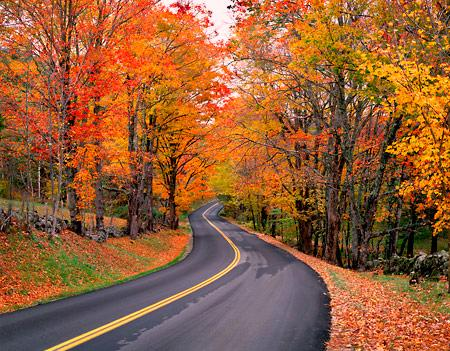
%> input picture data/example1/source.jpg, 450 x 351 px
$ octave run.m   (GNU Octave 9; MATLAB toolbox functions it lacks are replaced by stand-ins)
%> lines starting %> are read from the running program, lines starting %| are printed output that depends on the picture
### src/color_transfer.m
function Io = color_transfer(Is, It)
%COLOR_TRANSFER Transfer the color style of the target image into
%   the source image. As a result, these both images share the same
%   'look and feel'.
%
%   Input
%   -------
%   Is: the source image
%   It: the target image
%
%   Output
%   -------
%   Io: the output image
%
%   Reference
%   -------
%   Rang M.H. Nguyen, Seon Joo Kim, Michael S. Brown
%   Illuminant Aware Gamut-Based Color Transfer
%   Computer Graphics Forum 2014
%
%   Date
%   -------
%   Nov. 24, 2014

addpath('weighted_GE');
global pi pt Vt
[H, W, ~] = size(Is);
[Ht,Wt,~] = size(It);

%% STEP 1: White-balancing and rotating
% Grey-Egde algorithm to estimate illuminations of the source and target
mink_norm = 5;
sigma = 2;
kappa = 10;
[wRs, wGs, wBs, ~] = weightedGE(Is, kappa, mink_norm, sigma);
WBs = [wRs wGs wBs];
[wRt, wGt, wBt, ~] = weightedGE(It, kappa, mink_norm, sigma);
WBt = [wRt wGt wBt];
WBs = sqrt(3)*WBs/sqrt(sum(WBs.^2));
WBt = sqrt(3)*WBt/sqrt(sum(WBt.^2));
Is = reshape(Is, [], 3)';
It = reshape(It, [], 3)';
Is = diag(1./WBs) * Is;
It = diag(1./WBt) * It;

% Rotate 2 images to B axis
Is = rotate_to_Zaxis(Is, [1 1 1]);
It = rotate_to_Zaxis(It, [1 1 1]);

%% STEP 2: Matching luminance
Is = Is';
It = It';
Is(:,3) = normalizeIntensity(Is(:,3), It(:,3), H, W);

%% STEP 3: Aligning gamuts
Ms = mean(Is, 1);
Mt = mean(It, 1);
% Shift the means to the origin
Is = Is - repmat(Ms, H*W, 1);
It = It - repmat(Mt, Ht*Wt, 1);
% Compute the convex-hull
[CHi, ~] = convhull(Is, 'simplify', true);
[CHt, Vt] = convhull(It, 'simplify', true);
idi = unique(CHi(:));
idt = unique(CHt(:));
pi = Is(idi,:);
pt = It(idt,:);
% Compute the optimal matrix to align two gamuts
x0 = [0 1 1];
options = optimset('MaxIter' ,50, 'Display', 'iter', 'DiffMinChange', 0.01);
x = fminunc(@myfunoptimal,x0, options);
T = [x(2)*cos(x(1)) -x(2)*sin(x(1)) 0;
     x(3)*sin(x(1))  x(3)*cos(x(1)) 0;
     0               0              1];
disp('The optimal matrix to align two gamuts:');
disp(T);
% Align two gamuts
Io = T*Is';
Mt(3) = Ms(3);
Io = Io + repmat(Mt',1, H*W);

%% STEP 4: Rotate back and undo white-balancing
Io = rotate_back_from_Zaxis(Io, [1 1 1]);

Io = diag(WBt) * Io;

Io(Io < 0) = 0;
Io(Io > 1) = 1;
Io = Io';
Io = reshape(Io, H, W, 3);


function Io = normalizeIntensity(Is, It, ws, hs)

% create matrix
lambda = 1;
DX = createDXForward(ws,hs);
DX = DX'*DX;

DY = createDYForward(ws,hs);
DY = DY'*DY;

D = lambda*(DX + DY);
A = speye(ws*hs) + D;
clear DX DY

t = sqrt(3);
Is = Is / t;
It = It / t;
If = histeq(Is, imhist(It));


% solve the sparse matrix
b = If + D*Is;
Io = A \ b;
Io = t * Io;


function DX = createDXForward(N, M)
K = N*M;
DX = spdiags([-ones(K,1) -2*ones(K,1) -ones(K,1) ones(K,1) 2*ones(K,1) ones(K,1)],...
              [-N -N+1 -N+2 N N+1 N+2],K,K);
DX(1:N,:) = 0;
DX(K-N+1:end,:) = 0;


function DY = createDYForward(N,M)
K = N*M;
DY = spdiags([-ones(K,1) ones(K,1) -2*ones(K,1) 2*ones(K,1) -ones(K,1) ones(K,1)],...
              [-N -N+2 -1 1 N N+2],K,K);
DY(1:N,:) = 0;
DY(K-N+1:end,:) = 0;

% [12 lines left out: function myfunoptimal, not called in this run]


function I = rotate_to_Zaxis(I, a)
b = sqrt(a(1)^2 + a(2)^2);

Txz = [a(1)/b    a(2)/b   0;
      -a(2)/b    a(1)/b   0;
       0         0        1];

c = sqrt(a(1)^2+a(2)^2+a(3)^2);
Tz =  [a(3)/c    0        -b/c;
      0          1         0;
      b/c        0        a(3)/c];

T = Tz*Txz;
I = T*I;

% [14 lines left out: function rotate_back_from_Zaxis, not called in this run]

### src/weighted_GE/compute_spvar.m
function [sp_var, Rw, Gw, Bw] = compute_spvar( im, sigma )
% Compute only the specular variant.
% The weighting scheme returned by this function is the same
% as returned by compute_qi.m but much faster. This function
% only calculates the specular variant (giving the best results),
% while compute_qi.m also calculates the other weighting schemes
% used in [Gijsenij et al., PAMI 2012].
%


%split color channels
R = double( im(:,:,1) );
G = double( im(:,:,2) );
B = double( im(:,:,3) );

% computation of spatial derivatives
Rx = gDer( R, sigma, 1, 0 );
Ry = gDer( R, sigma, 0, 1 );
Rw = sqrt( Rx.^2 + Ry.^2 );

Gx = gDer( G, sigma, 1, 0 );
Gy = gDer( G, sigma, 0, 1 );
Gw = sqrt( Gx.^2 + Gy.^2 );

Bx = gDer( B, sigma, 1, 0 );
By = gDer( B, sigma, 0, 1 );
Bw = sqrt( Bx.^2 + By.^2 );

% Opponent_der
O3_x = ( Rx + Gx + Bx ) / sqrt(3);
O3_y = ( Ry + Gy + By ) / sqrt(3);

sp_var = sqrt( O3_x.^2 + O3_y.^2 );

### src/weighted_GE/fill_border.m
function out = fill_border( in, bw )

hh = size( in, 1 );
ww = size( in, 2 );
dd = size( in, 3 );

if( dd == 1 )
  out = zeros( hh+bw*2, ww+bw*2 );

  out( 1:bw, 1:bw )                       = ones( bw, bw ).*in( 1, 1 );
  out( bw+hh+1:2*bw+hh, 1:bw )            = ones( bw, bw ).*in( hh, 1 );
  out( 1:bw, bw+1+ww:2*bw+ww )            = ones( bw, bw ).*in( 1, ww );
  out( bw+hh+1:2*bw+hh, bw+1+ww:2*bw+ww ) = ones( bw, bw ).*in( hh, ww );
  out( bw+1:bw+hh, bw+1:bw+ww )           = in;
  out( 1:bw, bw+1:bw+ww )                 = ones( bw, 1 )*in( 1, : );
  out( bw+hh+1:2*bw+hh, bw+1:bw+ww )      = ones( bw, 1 )*in( hh, : );
  out( bw+1:bw+hh, 1:bw )                 = in( :, 1 )*ones( 1, bw );
  out( bw+1:bw+hh, bw+ww+1:2*bw+ww )      = in( :, ww )*ones( 1, bw );
else
  out = zeros( hh+bw*2, ww+bw*2, dd );
  for( ii = 1:dd )
    out( 1:bw, 1:bw, ii )                       = ones( bw, bw ).*in( 1, 1, ii );
    out( bw+hh+1:2*bw+hh, 1:bw, ii )            = ones( bw, bw ).*in( hh, 1, ii );
    out( 1:bw, bw+1+ww:2*bw+ww, ii )            = ones( bw, bw ).*in( 1, ww, ii );
    out( bw+hh+1:2*bw+hh, bw+1+ww:2*bw+ww, ii ) = ones( bw, bw ).*in( hh, ww, ii );
    out( bw+1:bw+hh, bw+1:bw+ww, ii )           = in( :, :, ii );
    out( 1:bw, bw+1:bw+ww, ii )                 = ones( bw, 1 )*in( 1, :, ii );
    out( bw+hh+1:2*bw+hh, bw+1:bw+ww, ii )      = ones( bw, 1 )*in( hh, :, ii );
    out( bw+1:bw+hh, 1:bw, ii )                 = in( :, 1, ii )*ones( 1, bw );
    out( bw+1:bw+hh, bw+ww+1:2*bw+ww, ii )      = in( :, ww, ii )*ones( 1, bw );
  end
end

### src/weighted_GE/gDer.m
function [H] = gDer( f, sigma, iorder, jorder )

break_off_sigma = 3.;
filtersize = floor( break_off_sigma*sigma + 0.5 );

f = fill_border( f, filtersize );

x = -filtersize:1:filtersize;

Gauss = 1/( sqrt( 2*pi )*sigma )*exp( ( x.^2 )/( -2*sigma*sigma ) );

switch( iorder )
  case 0
    Gx = Gauss/sum( Gauss );
  case 1
    Gx = -( x/sigma^2 ).*Gauss;
    Gx = Gx./( sum( sum( x.*Gx ) ) );
  case 2
    Gx = ( x.^2/sigma^4 - 1/sigma^2 ).*Gauss;
    Gx = Gx - sum( Gx )/size( x, 2 );
    Gx = Gx/sum( 0.5*x.*x.*Gx );
end
H = filter2( Gx, f );

switch( jorder )
  case 0
    Gy =  Gauss/sum( Gauss );
  case 1
    Gy  =  -( x/sigma^2 ).*Gauss;
    Gy  =  Gy./( sum( sum( x.*Gy ) ) );
  case 2
    Gy = ( x.^2/sigma^4 - 1/sigma^2 ).*Gauss;
    Gy = Gy - sum( Gy )/size( x,2 );
    Gy = Gy/sum( 0.5*x.*x.*Gy );
end
H = filter2( Gy', H );

H = H( filtersize+1:size( H, 1 ) - filtersize, filtersize + 1:size( H, 2 ) - filtersize );

### src/weighted_GE/dilation33.m
function out = dilation33( in, it )

if ( nargin<2 )
    it = 1;
end

hh = size( in, 1 );
ll = size( in, 2 );
out = zeros( hh, ll, 3 );

while( it > 0 )
    it = it - 1;
    out(:,:,1) = [in(2:hh, :); in(hh, :)];
    out(:,:,2) = in;
    out(:,:,3) = [in(1, :); in(1:hh-1, :)];
    out2 = max( out, [], 3 );
    out(:,:,1) = [out2(:, 2:ll), out2(:, ll)];
    out(:,:,2) = out2;
    out(:,:,3) = [out2(:, 1), out2(:, 1:ll-1)];
    out = max( out, [], 3 );
    in = out;
end

### src/weighted_GE/weightedGE.m
%  weightedGE: estimates the illuminant based on weighted Grey-Edge method
%
%
% SYNOPSIS:
%    [white_R ,white_G ,white_B,output_data] = weightedGE(input_data, kappa, mink_norm, sigma, mask_im)
%
% INPUT :
%   input_data    : color input image (NxMx3)
%   kappa         : weight-map construction parameter
%   mink_norm     : minkowski norm used (infinity not implemented).
%   mask_cal      : binary images with zeros on image positions which
%                   should be ignored (e.g. of calibration object)
%
% OUTPUT:
%   [white_R,white_G,white_B]           : illuminant color estimation
%   output_data                         : color corrected image
%

% LITERATURE :
%
% Arjan Gijsenij, Theo Gevers, Joost van de Weijer
% "Improving Color Constancy by Photometric Edge Weighting"
% IEEE Trans. on Pattern Analysis and Machine Intellignece, vol. 34(5):918-929, 2012.
%
% Source-code courtesy of Joost van de Weijer
%
function [white_R ,white_G ,white_B, output_im] = weightedGE( input_im, kappa, mink_norm, sigma, mask_cal )

if( nargin < 2 ), kappa = 1; end
if( nargin < 3 ), mink_norm = 1; end
if( nargin < 4 ), sigma = 1; end
if( nargin < 5 ), mask_cal = zeros( size( input_im, 1 ), size( input_im, 2 ) ); end

iter = 10;     % number of iterations

tmp_ill = [1/sqrt(3) 1/sqrt(3) 1/sqrt(3)];   % start iteration with white illuminate estimate
final_ill = tmp_ill;

input_im = double( input_im );
tmp_image = input_im;
flag = 1;
while( iter && flag )     % iteratively improve illuminant estimate
    iter = iter - 1;
    tmp_image(:, :, 1) = tmp_image(:, :, 1) ./ ( sqrt(3)*( tmp_ill(1) ) );
    tmp_image(:, :, 2) = tmp_image(:, :, 2) ./ ( sqrt(3)*( tmp_ill(2) ) );
    tmp_image(:, :, 3) = tmp_image(:, :, 3) ./ ( sqrt(3)*( tmp_ill(3) ) );

    [sp_var, Rw, Gw, Bw] = compute_spvar( tmp_image, sigma );

    mask_zeros = max( Rw, max( Gw, Bw ) ) < eps; % exclude zero gradients
    mask_pixels = ( dilation33( double( max( tmp_image, [], 3) == 255 ) ) ); % exclude saturated pixels
    mask = logical( set_border( double( ( mask_cal | mask_pixels | mask_zeros ) == 0 ), sigma+1, 0 ) );

    grad_im = sqrt( Rw.^2 + Gw.^2 + Bw.^2 );

    weight_map = ( sp_var./( grad_im ) ).^kappa;
    weight_map( weight_map > 1 ) = 1;

    data_Rx = power( Rw.*( weight_map ), mink_norm );
    data_Gx = power( Gw.*( weight_map ), mink_norm );
    data_Bx = power( Bw.*( weight_map ), mink_norm );

    tmp_ill(1) = power( sum( data_Rx( mask(:) ) ), 1/mink_norm );
    tmp_ill(2) = power( sum( data_Gx( mask(:) ) ), 1/mink_norm );
    tmp_ill(3) = power( sum( data_Bx( mask(:) ) ), 1/mink_norm );

    tmp_ill = tmp_ill ./ norm( tmp_ill );
    final_ill = final_ill.*tmp_ill;
    final_ill = final_ill ./ norm( final_ill );
    if ( ( acos( tmp_ill*( 1/sqrt(3)*[1 1 1]' ) )/pi*180 ) < 0.05 )  %stop iteration if chance smaller 0.05 degree (angular error)
      flag = 0;
    end
end
white_R = final_ill(1);
white_G = final_ill(2);
white_B = final_ill(3);
if ( nargout > 1 )
  output_im(:, :, 1) = input_im(:, :, 1) ./ ( sqrt(3)*( final_ill(1) ) );
  output_im(:, :, 2) = input_im(:, :, 2) ./ ( sqrt(3)*( final_ill(2) ) );
  output_im(:, :, 3) = input_im(:, :, 3) ./ ( sqrt(3)*( final_ill(3) ) );
end

### src/weighted_GE/set_border.m
function out = set_border( in, width, method )
% sets border to either zero method=0,or method=1 to average
if ( nargin < 3 )
  method = 1;
end

temp = ones( size( in ) );
[y x] = ndgrid( 1:size( in, 1 ), 1:size( in, 2 ) );
temp = temp.*( ( x < size( temp, 2 ) - width + 1 ) & ( x > width ) );
temp = temp.*( ( y < size( temp, 1 ) - width + 1 ) & ( y > width ) );
out  = temp.*in;
if ( method == 1 )
  out = out + ( sum( out(:) )./sum( temp(:) ) )*( ones( size( in ) ) - temp );
end

### src/run.m
% Test color_transfer.m
pd = '..\data\example10\';
Is = im2double(imread([pd 'source.jpg']));
It = im2double(imread([pd 'target.jpg']));
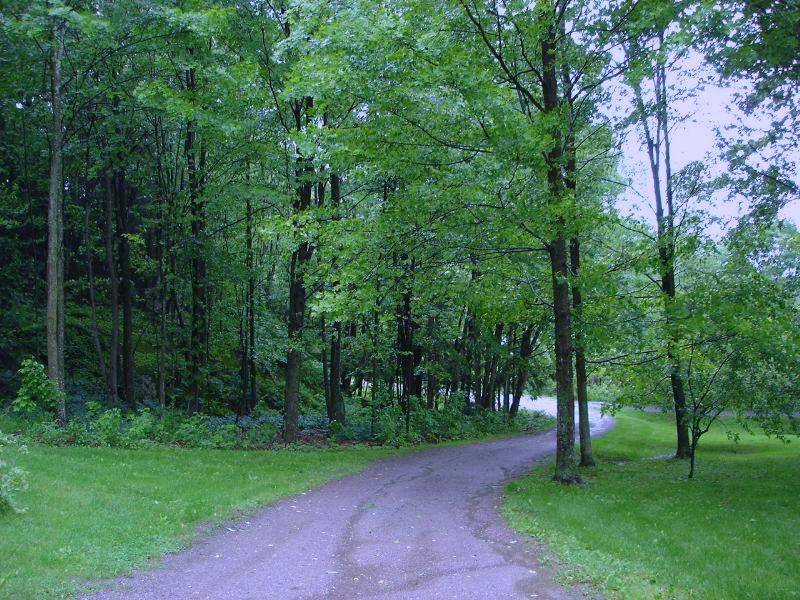
%> input picture data/example1/target.jpg, 800 x 600 px
Io = color_transfer(Is, It);
%> the loop in weightedGE, `while( iter && flag )` made 10 passes
%> (tmp_ill, final_ill) on passes 2 to 10: ([0.616 0.567 0.547], [0.672 0.528 0.519]), ([0.606 0.574 0.55], [0.699 0.521 0.49]), ([0.599 0.578 0.554], [0.719 0.516 0.466]), ([0.594 0.579 0.559], [0.733 0.513 0.447]), ([0.589 0.579 0.563], [0.742 0.511 0.433]), ([0.586 0.579 0.567], [0.749 0.51 0.423]), ([0.583 0.579 0.57], [0.754 0.51 0.415]), ([0.581 0.579 0.572], [0.757 0.509 0.41]), ([0.58 0.578 0.574], [0.759 0.509 0.407])
%> final_ill on pass 1: [0.634 0.542 0.552]
%> pass 1, in gDer, `f = fill_border( f, filtersize );`:
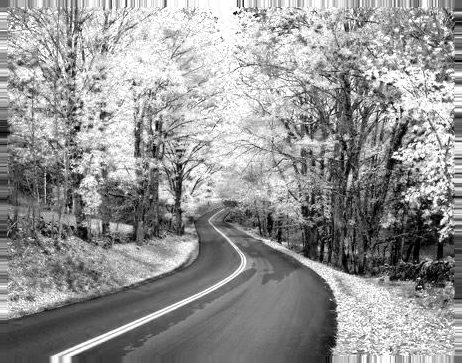
%> f: size 363x462 double; min 0, max 1, mean 0.581
%> after the loop in weightedGE, `while( iter && flag )`:
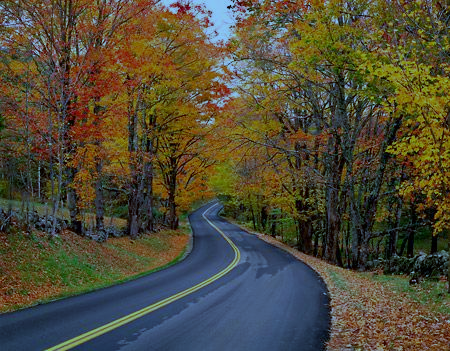
%> tmp_image: size 351x450x3 double; mean R, G, B 0.42, 0.397, 0.297; drawn with min black and max white
%> after the loop in weightedGE, `while( iter && flag )`:
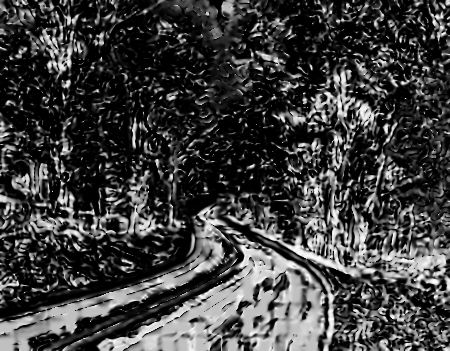
%> weight_map: size 351x450 double; min 4.47e-24, max 0.999, mean 0.249
%> after the loop in weightedGE, `while( iter && flag )`: flag = 1; iter = 0
%> in weightedGE, `white_R = final_ill(1);`: white_R = 0.759
%> in weightedGE, `white_G = final_ill(2);`: white_G = 0.509
%> in weightedGE, `white_B = final_ill(3);`: white_B = 0.407
%> in weightedGE, `output_im(:, :, 1) = input_im(:, :, 1) ./ ( sqrt(3)*( final_ill(1) ) );`:
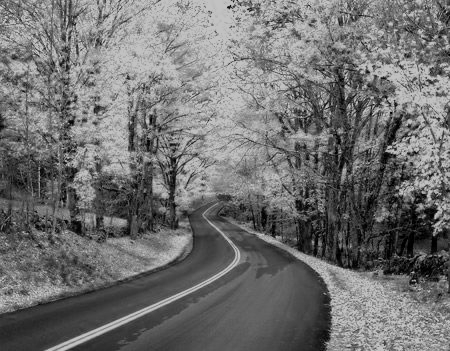
%> output_im: size 351x450 double; min 0, max 0.761, mean 0.442
%> in color_transfer, `[wRs, wGs, wBs, ~] = weightedGE(Is, kappa, mink_norm, sigma);`: wRs = 0.759; wGs = 0.509; wBs = 0.407
%> in color_transfer, `WBs = [wRs wGs wBs];`: WBs = [0.759 0.509 0.407]
%> call 2 of weightedGE, with kappa = 10, mink_norm = 5, sigma = 2
%> the loop in weightedGE (call 2), `while( iter && flag )` made 5 passes
%> (tmp_ill, final_ill) on passes 2 to 5: ([0.575 0.568 0.589], [0.576 0.527 0.625]), ([0.576 0.575 0.581], [0.574 0.525 0.629]), ([0.577 0.577 0.578], [0.573 0.524 0.63]), ([0.577 0.577 0.578], [0.573 0.524 0.63])
%> final_ill on pass 1: [0.579 0.537 0.614]
%> pass 1, in gDer (call 61), `f = fill_border( f, filtersize );`:
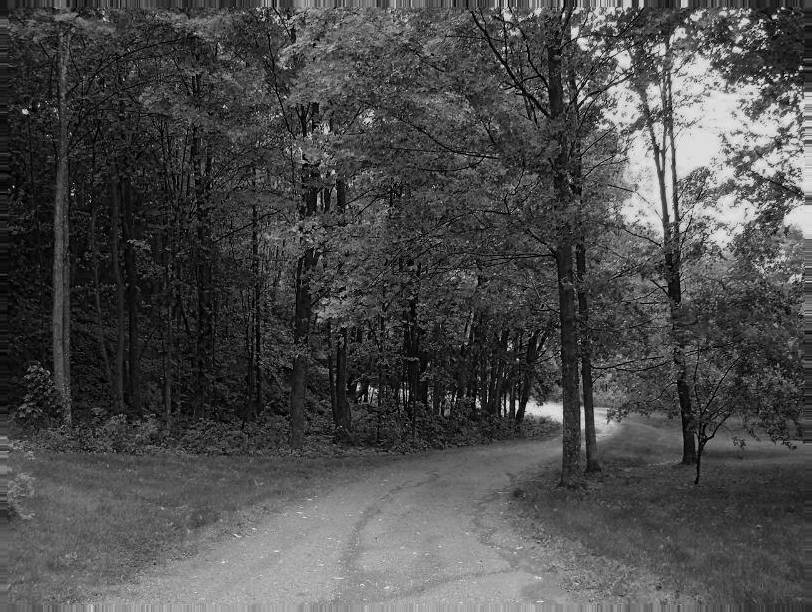
%> f: size 612x812 double; min 0, max 0.961, mean 0.299
%> after the loop in weightedGE (call 2), `while( iter && flag )`:
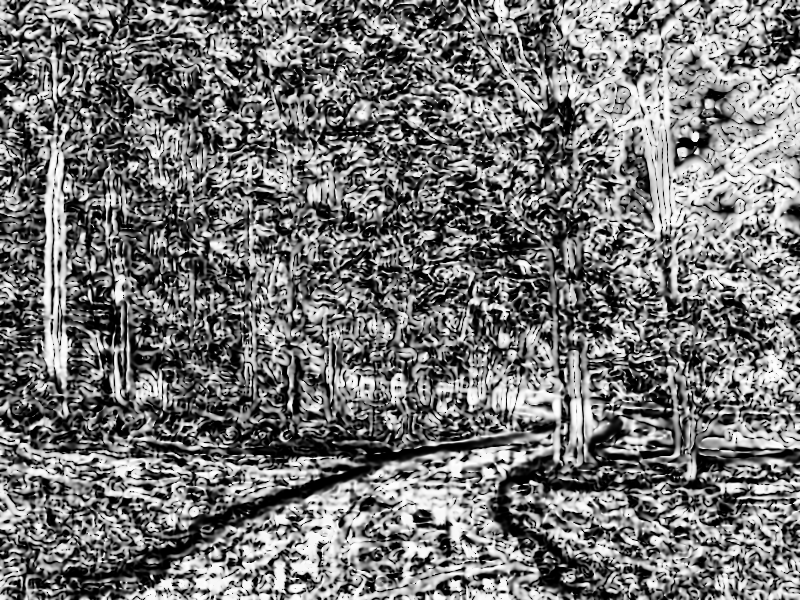
%> weight_map: size 600x800 double; min 1.38e-24, max 1, mean 0.461
%> after the loop in weightedGE (call 2), `while( iter && flag )`: flag = 0; iter = 5
%> in weightedGE (call 2), `white_R = final_ill(1);`: white_R = 0.573
%> in weightedGE (call 2), `white_G = final_ill(2);`: white_G = 0.524
%> in weightedGE (call 2), `white_B = final_ill(3);`: white_B = 0.63
%> in color_transfer, `[wRt, wGt, wBt, ~] = weightedGE(It, kappa, mink_norm, sigma);`: wRt = 0.573; wGt = 0.524; wBt = 0.63
%> in color_transfer, `WBt = [wRt wGt wBt];`: WBt = [0.573 0.524 0.63]
%> in color_transfer, `WBs = sqrt(3)*WBs/sqrt(sum(WBs.^2));`: WBs = [1.31 0.881 0.705]
%> in color_transfer, `WBt = sqrt(3)*WBt/sqrt(sum(WBt.^2));`: WBt = [0.993 0.908 1.09]
%> in color_transfer, `Ms = mean(Is, 1);`: Ms = [0.0932 -0.0164 0.641]
%> in color_transfer, `Mt = mean(It, 1);`: Mt = [0.0477 0.126 0.639]
%> the run ends on the next line
